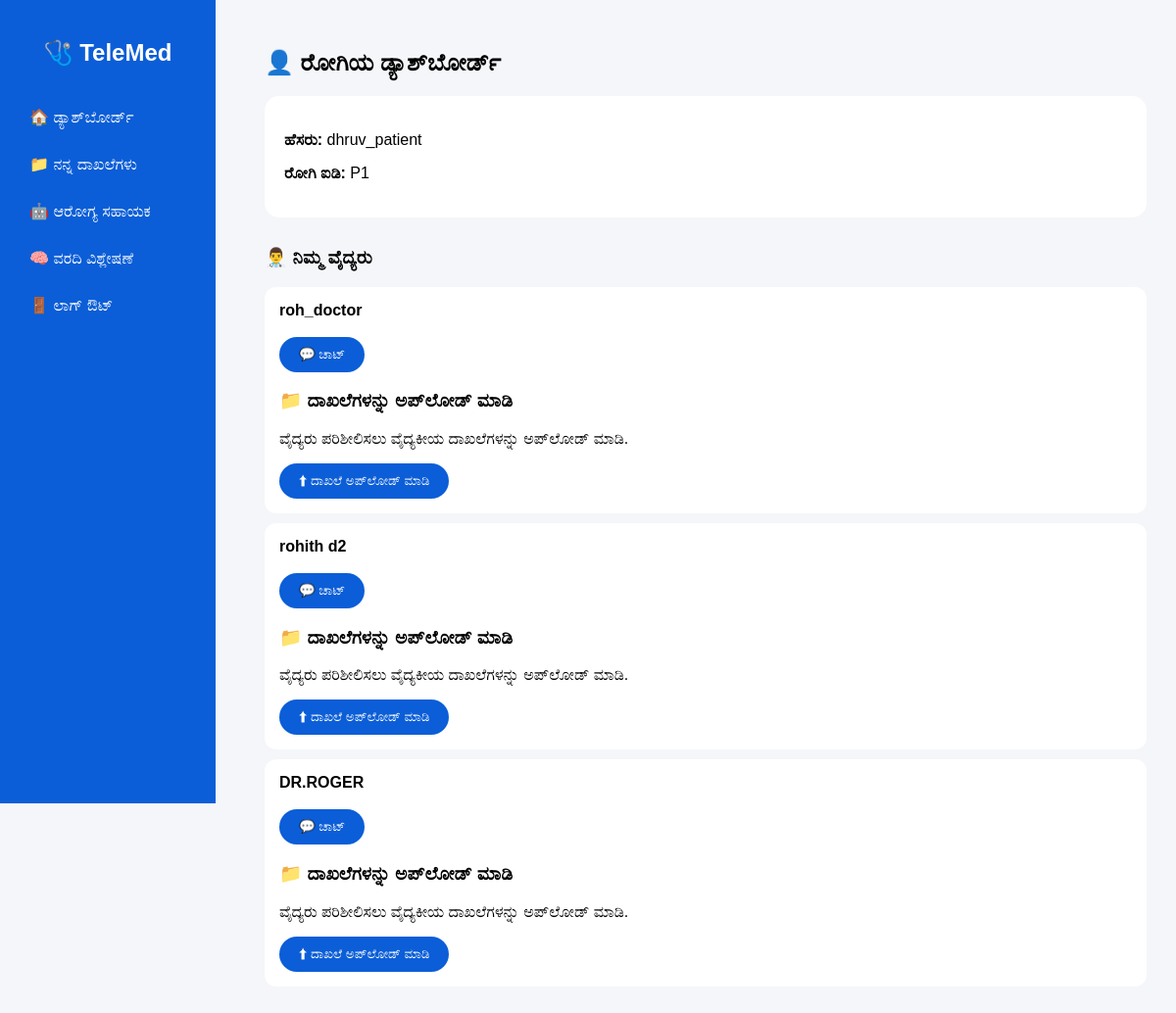
The app's page /dashboard (signed in) with its own data.
### tables this page shows
CREATE TABLE users (
            id INTEGER PRIMARY KEY AUTOINCREMENT,
            name TEXT,
            email TEXT,
            password TEXT,
            role TEXT
        );

### app.py (the view, shortened to what this page needs)
@app.route("/dashboard")
def dashboard():
    if "user_id" not in session:
        return redirect("/login")
    conn = sqlite3.connect("db.sqlite3")
    cur = conn.cursor()
    if session["role"] == "patient":
        cur.execute("""
                        SELECT id, name
                        FROM users
                        WHERE role = 'doctor'
                    """)
        doctors = cur.fetchall()
        conn.close()
        return render_template(
            "patient_dashboard.html",
            doctors=doctors
        )

### templates/patient_dashboard.html
{% extends "layout.html" %}
{% block content %}
<h2>👤 ರೋಗಿಯ ಡ್ಯಾಶ್‌ಬೋರ್ಡ್</h2>
<div style="background:white;padding:20px;border-radius:15px;">
    <p><b>ಹೆಸರು:</b> {{ session.name }}</p>
    <p><b>ರೋಗಿ ಐಡಿ:</b> P{{ session.user_id }}</p>
</div>
<h3 style="margin-top:30px;">👨‍⚕️ ನಿಮ್ಮ ವೈದ್ಯರು</h3>
{% for d in doctors %}
<div style="background:white;padding:15px;border-radius:12px;margin-bottom:10px;">
    <b>{{ d[1] }}</b><br><br>
    <a href="/chat/{{ d[0] }}"><button style="
            padding:10px 20px;
            border:none;
            background:#0b5ed7;
            color:white;
            border-radius:20px;
            cursor:pointer;
        ">💬 ಚಾಟ್ </button></a>
    <h3>📁 ದಾಖಲೆಗಳನ್ನು ಅಪ್‌ಲೋಡ್ ಮಾಡಿ</h3>
    <p>ವೈದ್ಯರು ಪರಿಶೀಲಿಸಲು ವೈದ್ಯಕೀಯ ದಾಖಲೆಗಳನ್ನು ಅಪ್‌ಲೋಡ್ ಮಾಡಿ.</p>
    <a href="/upload">
        <button style="
            padding:10px 20px;
            border:none;
            background:#0b5ed7;
            color:white;
            border-radius:20px;
            cursor:pointer;
        ">
            ⬆ ದಾಖಲೆ ಅಪ್‌ಲೋಡ್ ಮಾಡಿ
        </button>
    </a>
</div>
{% else %}
<p>ಯಾವುದೇ ವೈದ್ಯರು ಲಭ್ಯವಿಲ್ಲ.</p>
{% endfor %}
{% endblock %}

### templates/layout.html (style rules this page uses)
body { margin: 0; font-family: Arial, sans-serif; background: #f4f6f9; }

### records on screen
users: name "roh_doctor"
users: name "rohith d2"
users: name "DR.ROGER"

### other values on screen
{{ session.name }} "dhruv_patient"
{{ session.user_id }} "1"
